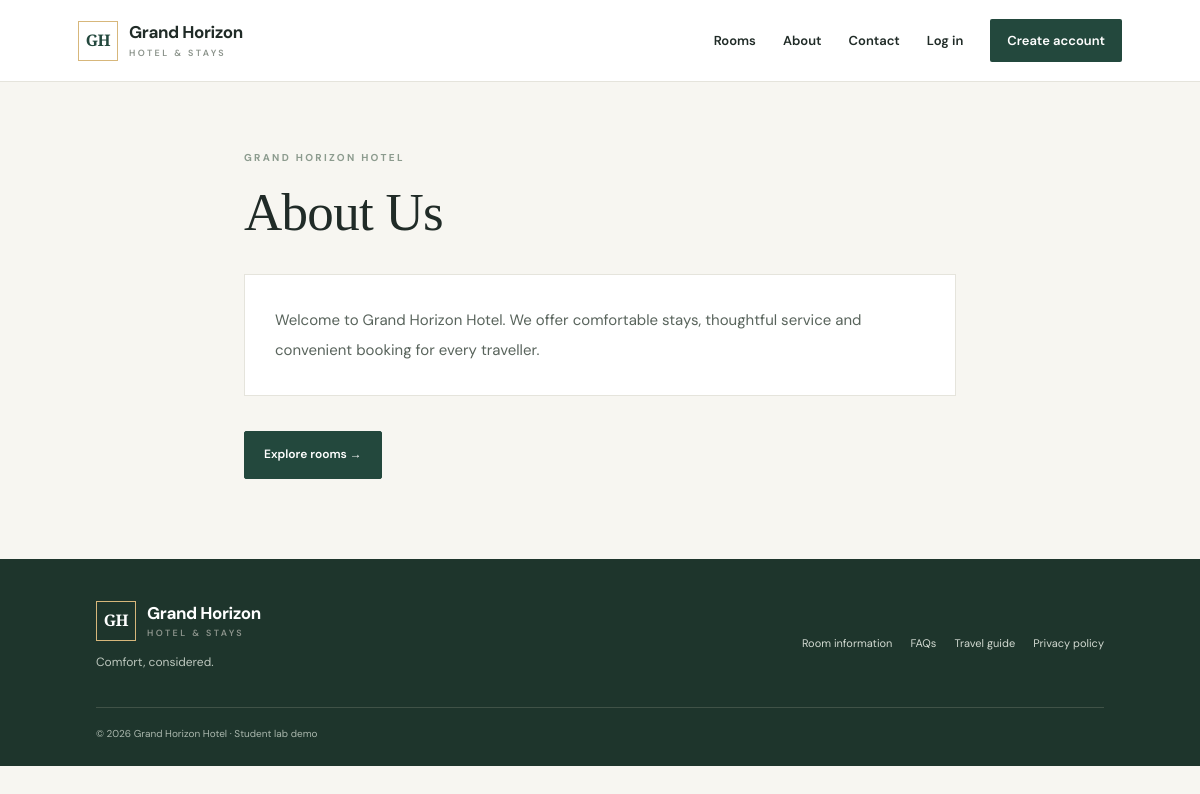
Screenshot of /info/about with the database file from the repository.
### tables this page shows
CREATE TABLE site_info (
            slug TEXT PRIMARY KEY,
            title TEXT NOT NULL,
            content TEXT NOT NULL
        );

### app.py (the view)
@app.route("/info/<slug>", methods=["GET"])
def information(slug):
    with db() as con:
        info = con.execute("SELECT * FROM site_info WHERE slug=?", (slug,)).fetchone()
    if not info:
        abort(404)
    return render_template("information.html", info=info)

### app.py (called while the page is built)
def db():
    conn = sqlite3.connect(DB_PATH)
    conn.row_factory = sqlite3.Row
    conn.execute("PRAGMA foreign_keys = ON")
    return conn

def current_user():
    if "user_id" not in session:
        return None
    with db() as con:
        return con.execute("SELECT id,name,email,role FROM users WHERE id=?", (session["user_id"],)).fetchone()

@app.context_processor
def inject_globals():
    return {"current_user": current_user(), "today": date.today().isoformat()}

### templates/information.html
{% extends "base.html" %}{% block title %}{{ info.title }}{% endblock %}
{% block content %}<section class="narrow info-page"><span class="eyebrow">GRAND HORIZON HOTEL</span><h1>{{ info.title }}</h1><div class="info-content">{{ info.content }}</div><a class="button" href="{{ url_for('rooms') }}">Explore rooms →</a></section>{% endblock %}

### static/style.css (style rules this page uses)
:root { --ink:#202b27;--muted:#6e7771;--paper:#f7f6f1;--white:#fff;--green:#23483d;--green2:#315f4f;--gold:#d7b77b;--line:#e5e4dc;--red:#9b3b35 }
* { box-sizing:border-box }
html { scroll-behavior:smooth }
body { margin:0;background:var(--paper);color:var(--ink);font-family:'DM Sans',sans-serif;font-size:15px;line-height:1.65 }
a { color:inherit;text-decoration:none }
.eyebrow { font-size:10px;font-weight:700;letter-spacing:2.3px;color:#8c9b8e;display:block;margin-bottom:14px }
.button { display:inline-flex;align-items:center;justify-content:center;gap:12px;background:var(--green);color:white;border:1px solid var(--green);padding:13px 19px;border-radius:2px;cursor:pointer;font-weight:600;font-size:12px;transition:.2s }
.page-intro h1,.narrow h1 { font:500 clamp(36px,4.5vw,53px)/1.2 'Playfair Display',serif;margin:0 0 12px;letter-spacing:-.7px }
.narrow { max-width:760px;padding:60px 24px 80px;margin:auto }
.narrow>.eyebrow { margin-top:8px }
.info-content { white-space:pre-line;background:#fff;border:1px solid var(--line);padding:30px;margin:30px 0;color:#59645c;line-height:2 }
.info-page .button { margin-top:5px }

### rows the page displays
site_info: title "About Us", content "Welcome to Grand Horizon Hotel. We offer comfortable stays, thoughtful service and convenient booking for every traveller."
